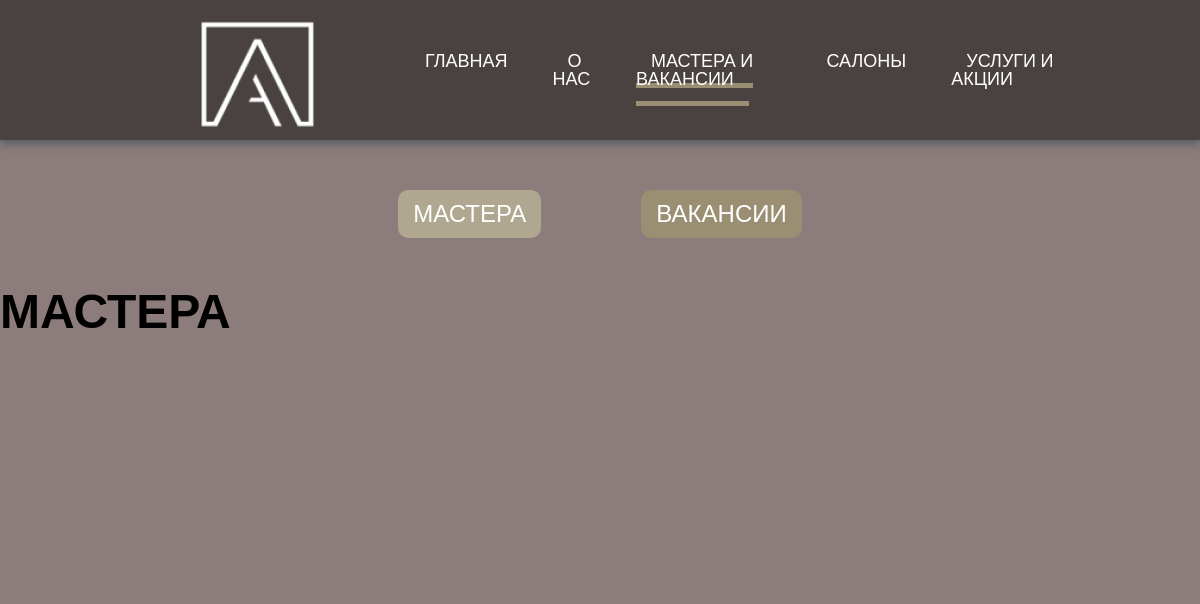
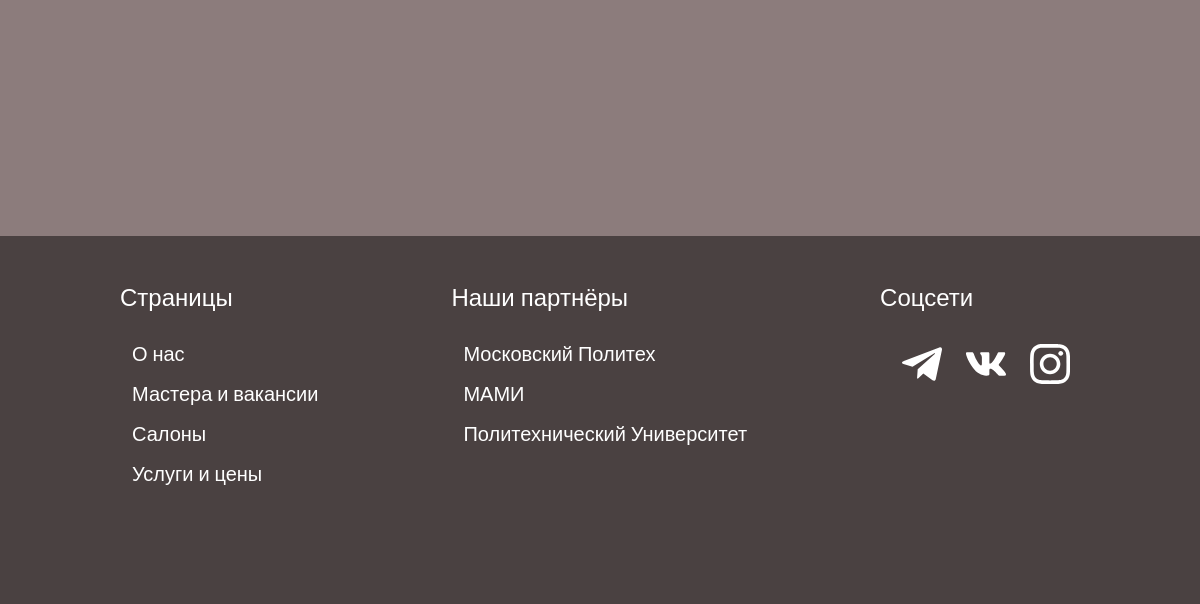
The app's page /masters/, older data (2 pictures, top to bottom).
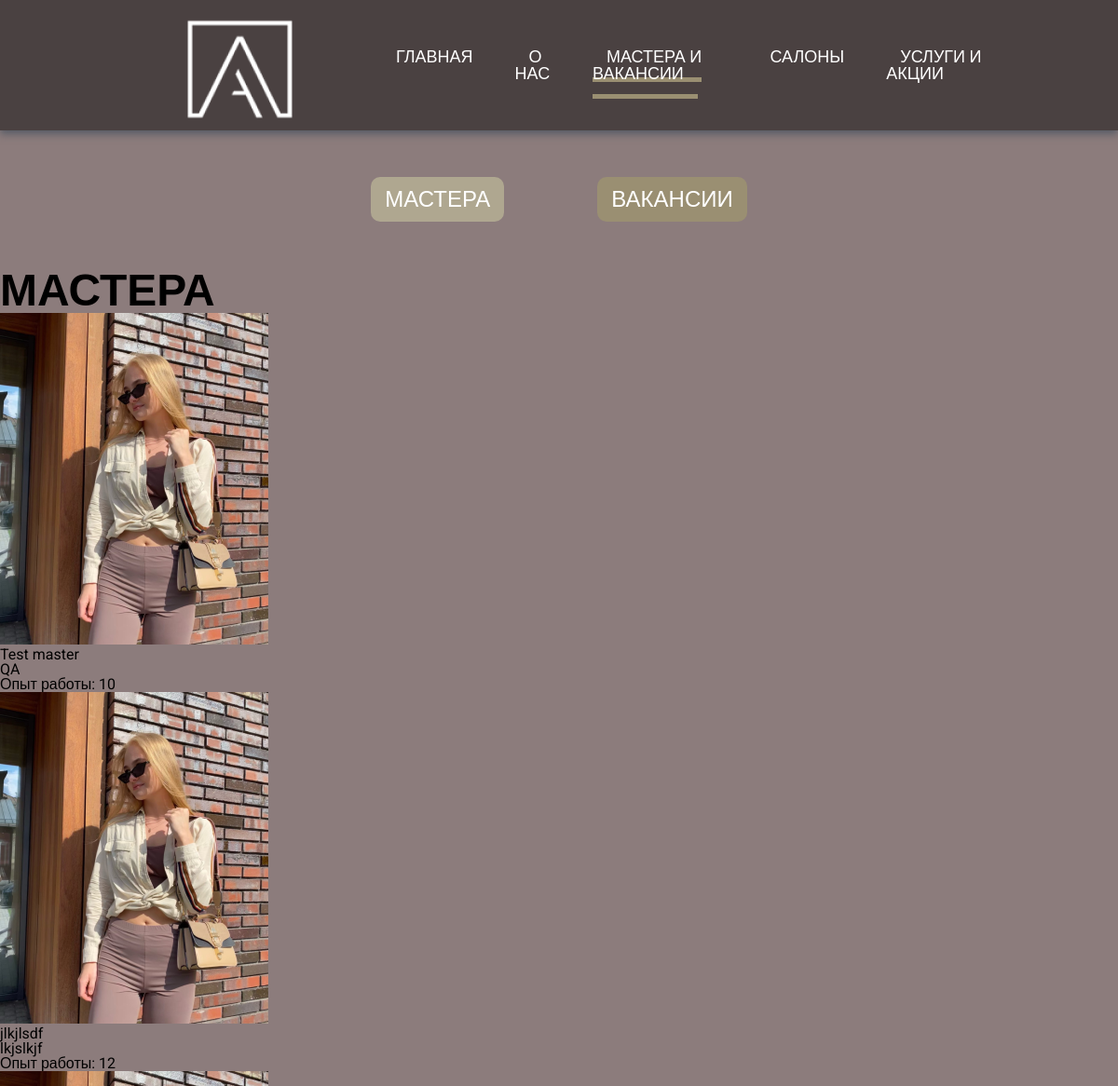
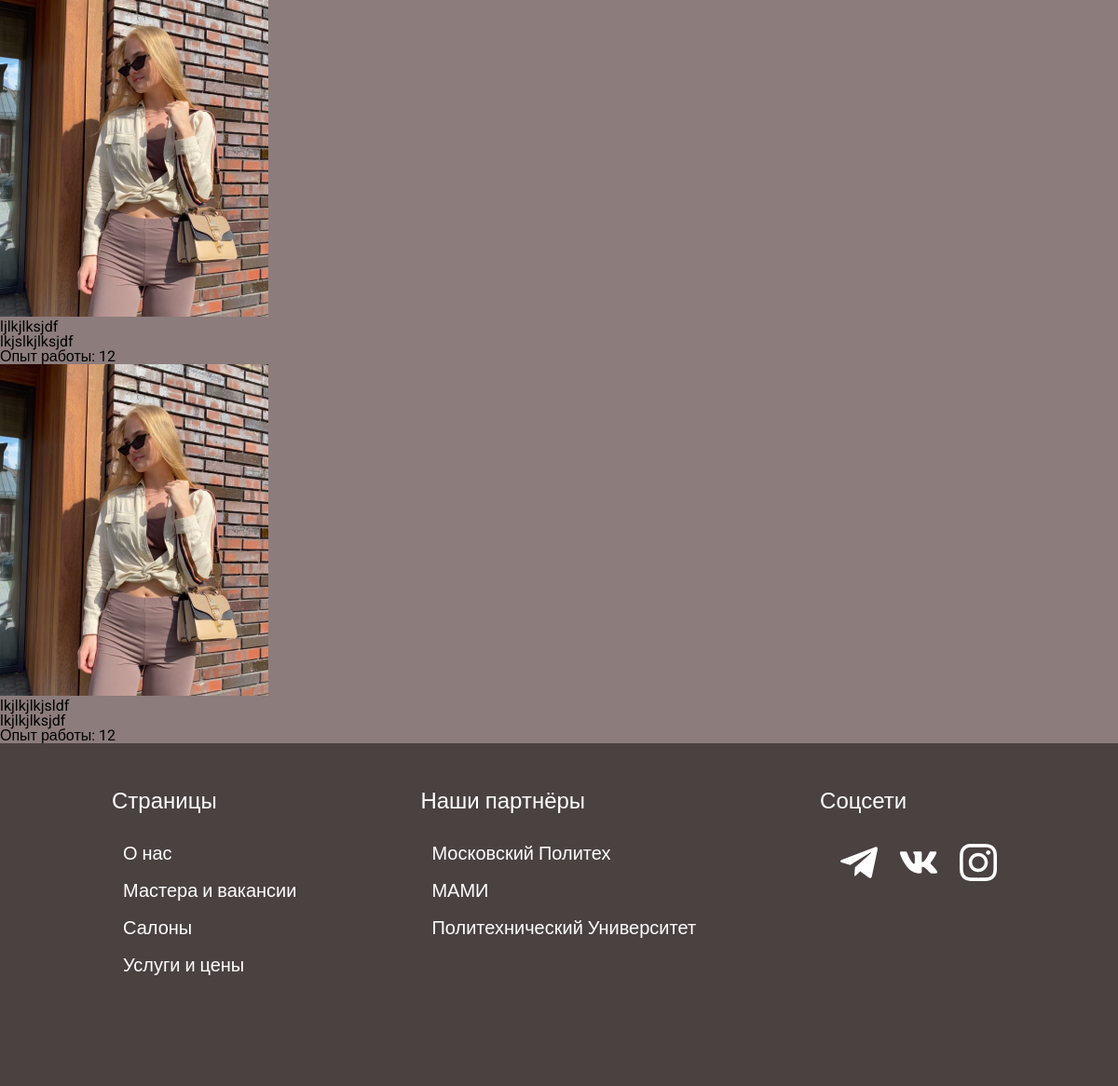
The same page, newer data (2 pictures, top to bottom).
### main/models.py (models this page shows)
class Master(models.Model):
    full_name = models.CharField(max_length=100)
    position = models.CharField(max_length=100)
    seniority = models.IntegerField()
    photo = models.ImageField()

### main/views.py (the view)
# urls.py: path('masters/', views.Masters.as_view(), name='masters'),
class Masters(View):
    def get(self, request):
        context = {
            "masters": Master.objects.all(),
        }
        return render(request, 'masters.html', context)

### main/templates/masters.html (shortened to what this page needs)
{% extends 'base-generation.html' %} {% load static %}
{% block content %}
<section class="masters">
    <h1 class="section-title">Мастера</h1>
    <ul class="masters__list">
        {% for master in masters %}
        <li class="masters__item master">
            <img src="{{master.photo.url}}" alt="" class="master__photo">
            <p class="master__text master__fullname">
                {{master.full_name}}
            </p>
            <p class="master__text master__position">
                {{master.position}}
            </p>
            <p class="master__text master__seniority">
                Опыт работы: {{master.seniority}}
            </p>
        </li>
        {% endfor %}
    </ul>
</section>
{% endblock %}

### main/templates/base-generation.html (shortened to what this page needs)
{% load static %}
<!DOCTYPE html>
<html lang="en">
<head>
    <link rel="stylesheet" href="{% static 'styles/style.css' %}">
</head>
<body>
    <div class="wrapper">
        <header class="header">
            <img src="{% static 'images/logo-header.png' %}" alt="" class="header__logo">
            <nav class="header__nav">
                <ul class="header__menu">
                    <li class="header__item {% if request.path == '/' %}current{% endif %}"><a
                            href="{% url 'index' %}">Главная</a></li>
                    <li class="header__item {% if '/about/' in request.path %}current{% endif %}"><a
                            href="{% url 'about' %}">О нас</a></li>
                    <li
                        class="header__item {% if '/masters/' in request.path or '/vacancies/' in request.path %}current{% endif %}">
                        <a href="{% url 'masters' %}">Мастера и вакансии</a></li>
                    <li class="header__item {% if '/salon/' in request.path %}current{% endif %}"><a href="{% url 'salon' %}">Салоны</a>
                    </li>
                    <li class="header__item {% if '/services/' in request.path or '/sales/' in request.path %}current{% endif %}"><a href="{% url 'services' %}">Услуги и
                            акции</a></li>
                </ul>
            </nav>
        </header>
        <main class="main">
            {% if '/vacancies/' in request.path or '/masters/' in request.path %}
            <div class="main__navbar">
                <a href="{% url 'masters' %}" class="main__navbar-link {% if '/masters/' in request.path %}main__navbar-link_current{% endif %}">Мастера</a>
                <a href="{% url 'vacancies' %}" class="main__navbar-link {% if '/vacancies/' in request.path %}main__navbar-link_current{% endif %}">Вакансии</a>
            </div>
            {% endif %}
            {% block content %}{% endblock %}
        </main>
        <footer class="footer">
            <nav class="footer__nav">
                <h2 class="footer__title">Страницы</h2>
                <ul class="footer__menu">
                    <li class="footer__item"><a href="">О нас</a></li>
                    <li class="footer__item"><a href="">Мастера и вакансии</a></li>
                    <li class="footer__item"><a href="">Салоны</a></li>
                    <li class="footer__item"><a href="">Услуги и цены</a></li>
                </ul>
            </nav>
            <nav class="footer__nav">
                <h2 class="footer__title">Наши партнёры</h2>
                <ul class="footer__menu">
                    <li class="footer__item"><a href="#">Московский Политех</a></li>
                    <li class="footer__item"><a href="#">МАМИ</a></li>
                    <li class="footer__item"><a href="#">Политехнический Университет</a></li>
                </ul>
            </nav>
            <nav class="footer__nav">
                <h2 class="footer__title">Соцсети</h2>
                <ul class="footer__menu">
                    <li class="footer__item footer__item_icon"><a href="#"></a></li>
                    <li class="footer__item footer__item_icon"><a href="#"></a></li>
                    <li class="footer__item footer__item_icon"><a href="#"></a></li>
                </ul>
            </nav>
        </footer>
    </div>
</body>
</html>

### static/styles/style.css (style rules this page uses)
html, body, div, span, applet, object, iframe, h1, h2, h3, h4, h5, h6, p, blockquote, pre, a, abbr, acronym, address, big, cite, code, del, dfn, em, img, ins, kbd, q, s, samp, small, strike, strong, sub, sup, tt, var, b, u, i, center, dl, dt, dd, ol, ul, li, fieldset, form, label, legend, table, caption, tbody, tfoot, thead, tr, th, td, article, aside, canvas, details, embed, figure, figcaption, footer, header, hgroup, menu, nav, output, ruby, section, summary, time, mark, audio, video { margin: 0; padding: 0; border: 0; font-size: 100%; font: inherit; vertical-align: baseline; }
article, aside, details, figcaption, figure, footer, header, hgroup, menu, nav, section { display: block; }
body { line-height: 1; }
ol, ul { list-style: none; }
body { font-family: "Roboto", sans-serif; }
.wrapper { padding-top: 140px; }
.section-title { font-size: 48px; font-weight: 700; letter-spacing: 5%; text-transform: uppercase; }
.header { position: fixed; top: 0; left: 0; display: flex; box-sizing: border-box; justify-content: space-between; align-items: center; padding: 0 10vw; width: 100vw; height: 140px; box-shadow: 0px 4px 8px 0px rgba(34, 60, 80, 0.5); z-index: 100; background-color: #4A4141; }
.header__menu { display: flex; justify-content: space-evenly; }
.header__item { margin: 0 15px; }
.header__item.current a { border-bottom: 5px solid #9A8F72; }
.header__item a { font-size: 18px; padding: 12px 15px; text-decoration: none; text-transform: uppercase; color: #fff; transition: 200ms; }
.main { min-height: 700px; background-color: #8C7C7C; box-shadow: 0px 2px 8px 0px rgba(34, 60, 80, 0.2); }
.main__navbar { display: flex; justify-content: center; padding: 50px 0; }
.main__navbar-link { display: inline-block; font-size: 24px; padding: 12px 15px; text-decoration: none; text-transform: uppercase; border-radius: 10px; background-color: #9A8F72; color: #fff; transition: 200ms; }
.main__navbar-link:first-child { margin-right: 100px; }
.main__navbar-link_current { background-color: #afa790; }
.footer { display: flex; align-items: flex-start; justify-content: space-between; padding: 50px 10vw 100px 10vw; background-color: #4A4141; color: #fff; }
.footer__title { margin-bottom: 34px; font-size: 24px; font-weight: 500; }
.footer__menu { padding-left: 12px; }
.footer__item { margin-bottom: 20px; }
.footer__item a { display: inline-block; font-size: 20px; font-weight: 300; color: #fff; text-decoration: none; transition: 200ms; }
.footer__item_icon { display: inline-block; margin: 0 10px; }
.footer__item_icon svg { fill: #fff; width: 40px; height: 40px; transition: 200ms; }

Row changes from the older to the newer data that the page shows:
added Master: photo (picture), full_name "Test master", position "QA", seniority "10"
added Master: photo (picture), full_name "jlkjlsdf", position "lkjslkjf", seniority "12"
added Master: photo (picture), full_name "ljlkjlksjdf", position "lkjslkjlksjdf", seniority "12"
added Master: photo (picture), full_name "lkjlkjlkjsldf", position "lkjlkjlksjdf", seniority "12"
